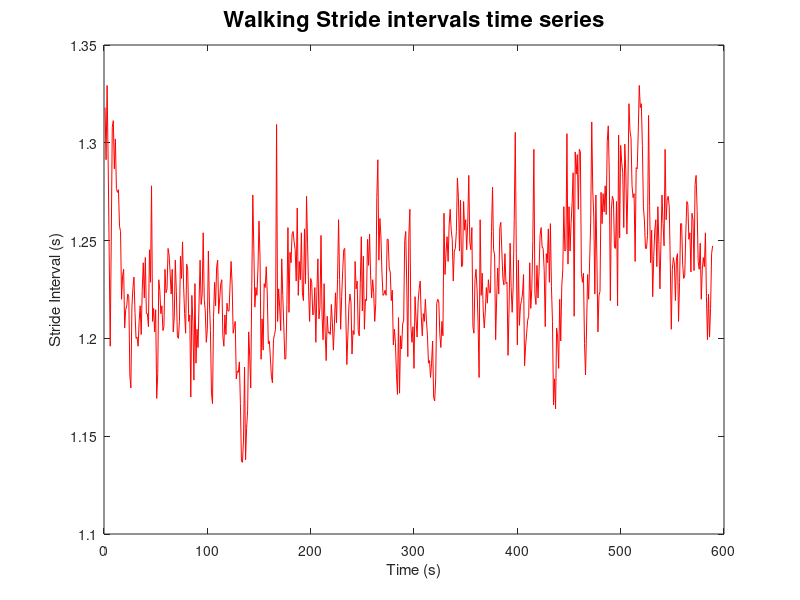

MATLAB code for this plot: (Note: this script raises an error after producing the figure.)

%% TITLE: MFDFATutorial.m 
% DATE: June, 2022
% AUTHOR: Anaelle E. Charles, MS
% EMAIL: bmchnonan@unomaha.edu

% UPDATED: June 28th, 2022

% DESCRIPTION:
% Section I: - Tutorial Example
%            - Contain step by step tutorial to run MFDFA Analysis.

% Section II: - Full analysis
%             - Load all 3 subjects
%             - Run the analysis for all subjects through the loops
%             - Create summary table

% Copyright 2022,  Anaelle E. Charles

% Redistribution and use of this script, with or without
% modification, is permitted provided this copyright notice,
% the original authors name and the following disclaimer remains.

%% Required Toolboxes:
% Statistics and Machine Learning Toolbox
% Signal Processing Toolbox
% Image Processing Toolbox
%% ------------------ DOWNLOAD MFDFA FOLDER -------------------------------
    %Option 1: Clone Nonan lib and Fork tutorial materials on personal desktop
    %Futher instruction [insert here]  https://github.com/Nonlinear-Analysis-Core
    %Option 2: Download- MFDFA_Workshop folder on your desktop
 
addpath('MFDFA')

my_directory = uigetdir(matlabroot, 'select StrideInterval folder');

%% Section 1: Step-by-step Tutorial Example
    
%%---------------------Step 1:Load Stride Interval-------------------------

% Source of data: Raffalt et al., 2021
%Load data: 
load S206_selfPaced_StrideIntervals.mat

time= SI(:,1);
StrideIntervals= SI(:,2);

%% ------------Step 2: Visual inspection before analysis:------------------
    %   Plot and inspect your data:
        %   It's important that you look at your graph before analysis.
        %   Make sure that you don't see any abnormal large peaks or other
        %   abnormalities.

    %   What to look for?
        %   At this point of the pre-processing, your data should look
        %   noise-like time series (refer to slide 25-26 of the
        %   power-point for best practices).

figure(1);
plot(StrideIntervals, 'r-')
title('Walking Stride intervals time series', 'FontSize', 16)
xlabel('Time (s)');
ylabel('Stride Interval (s)');
% Enlarge figure to full screen.
set(gcf, 'Units', 'Normalized', 'OuterPosition', [0, 0.04, 1, 0.96]);
disp('Press any key to continue!')

%% ------------Step 3: Set MFDFA parameters for Analysis-------------------
%MFDFA function parameters: Details can be found in the MFDFA1 function

scale = [16, 32, 64, 128, 256]; %Note: power of 2

% DFA looks at q=2, with MFDFA we can look at negative q-order giving more
% information about the structure.

q2= -2:0.1:2; % Second statistical moment
q3= -3:0.1:3; % Third statistical moment
q5 = -5:0.1:5;% Fifth statistical moment

% Polynomial order for detrending
m = 1;

% Flag for output plot (1 = on, 0 = off)
plot_flag = 1; 

% MFDFA starts here
figure(2);
[Hq,tq,hq,Dq,Fq] = MFDFA1(StrideIntervals, scale,q2 , m,1);

% MFDFA width: Larger width values can be interpreted as greater number of
% patterns in the time series
width = max(hq)- min(hq);

% What to look for?
%	  - Look at the multifractal spectrum width. The width will increase as
%       the q-order increases, but they are limitations.
%
%	  - To perform MFDFA with higher q-order you need a lot of data points.
%	    For short time series a q-order that ranges between -3 to 3 should be
%	    enough.

%% Section 2: Full Analysis

% Perform MFDFA analysis on a full dataset, which includes three overground
% walking conditions for three participants.
% Participants were instructed to synchronize their right step to various
% metronomes: Pink noise and White noise. Prior to those trials, participants
% performed a self-paced trial for baseline.

clear;
clc;
    
% Select folder where data is:
my_directory = uigetdir(matlabroot, 'select folder where data is');
S = dir(fullfile(my_directory, '*.mat')); % Returns a structure of the path specified in base path

% Select folder where you want to save the figures:
my_figures = uigetdir(matlabroot, 'select folder where you want to save your figure');

%Create variables for summary table
id_cond= [];
width=[];
Hurst_exp= [];
mass_exp= [];

for p = 1:numel(S) %The p loop goes through stride intervals folder
    fullpath = S(p).name;
    
    name= strsplit(fullpath, '_');
    ID= name{1,1};
    cond= name{1,2};
    ID_cond= [ID, cond]; % Combine the id name and condition

    disp(ID_cond) % display ID and condition to keep track of the progress of the loop

    Path_File= fullfile(S(p).folder,fullpath);
    data= load (Path_File); % Read matlab file
    
    % Create a time variable: select the first column of the stride intervals
    % variable (SI).
    time= data.SI(:,1);
    
    % Select the second column of the stride intervals
    % variable (SI) to create a 'StrideIntervals' variable.
    StrideIntervals= data.SI(:,2);
    
    %% Visual inspection before analysis:
    % Plot and Inspect your data:
    %      It's important that you look at your graph before analysis.
    %      Make sure that you don't see any abnormal large peaks or other
    %      abnormalities.
    
    %   What to look for?
    %      At this point of the pre-processing, your data should look
    %      noise-like time series (refer to slide 25-26 of the
    %      power-point for best practices.
    
    figure(1);
    plot(StrideIntervals, 'r-')
    title('Walking Stride intervals time series', 'FontSize', 16)
    xlabel('Time (s)');
    ylabel('Time Interval Amplitude (s)');
    disp('Press any key to continue!')
    
    %% Set MFDFA Parameters for Analysis:
    % MFDFA1 function parameters (Details can be found in the MFDFA1
    % function)
    
    scale = [16, 32, 64, 128, 256];
    
    % DFA looks at q=2, with MFDFA we can look at negative q-order giving more
    % information about the structure.
    
    q2= -2:0.1:2; % Second statistical moment
    q3= -3:0.1:3; % Third statistical moment
    q5 = -5:0.1:5;% Fifth statistical moment
    
    % Polynomial order for detrending
    m = 1;
    
    % Flag for output plot (1 = on, 0 = off)
    plot_flag = 1;
    
    % MFDFA starts here
    figure(2);
    [Hq,tq,hq,Dq,Fq] = MFDFA1(StrideIntervals, scale,q5 , m,1);
    
    % Export and save our figures into the folder titled "ANALYSIS OUTPUT"
    image= fullfile(my_figures, append(ID_cond, '.png'));
    saveas(gcf, image);
    
    disp('Press any key to continue!')
    
    % Hq: General Hurst exponent
    % tq: Mass exponent
    MFDFA_width= max(hq)- min(hq);
    Hq_avg= mean(Hq);
    tq_avg= mean(tq);
    
    
    %% Append all the variables in one table
    ID_cond= cellstr(ID_cond)
    id_cond= [id_cond;ID_cond,];
    width = [width; MFDFA_width,];
%     Hurst_exp= [Hurst_exp; Hq_avg,];
%     mass_exp= [mass_exp; tq_avg,];

end

%SUMMARY TABLE
T = table(id_cond,width);
% T = table(ID_cond, width, Hurst_exp, mass_exp);

%Save subject results
writetable(T,'MFDFA_ResultsSummary.csv')

